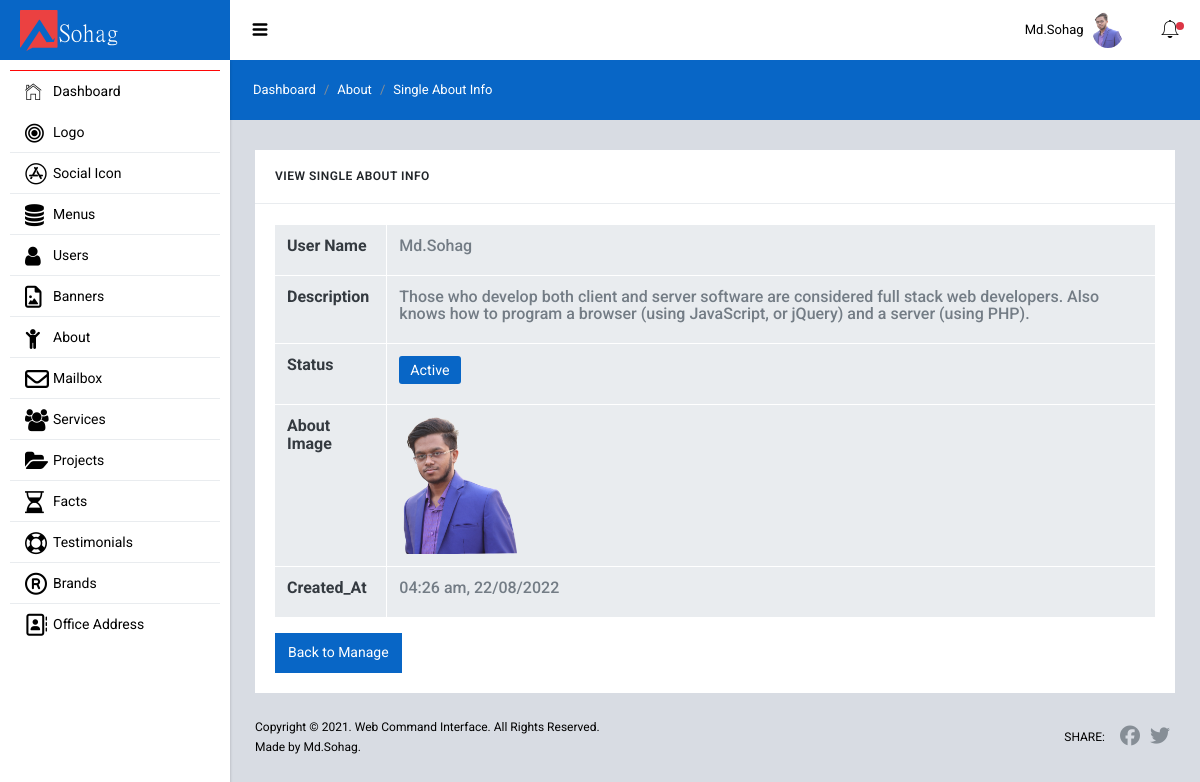
Page /admin/about/aboutme/about_view.php?about_id=15 (signed in) on the committed database.
### tables this page shows
CREATE TABLE `users` (
  `id` int(11) NOT NULL,
  `name` varchar(150) NOT NULL,
  `email` varchar(150) NOT NULL,
  `password` varchar(255) NOT NULL,
  `user_role` int(11) NOT NULL DEFAULT 4,
  `status` int(11) NOT NULL DEFAULT 0,
  `profile_image` varchar(255) DEFAULT NULL,
  `created_at` varchar(200) NOT NULL
);

CREATE TABLE `abouts` (
  `id` int(11) NOT NULL,
  `about_desc` text NOT NULL,
  `about_status` int(11) NOT NULL DEFAULT 0,
  `user_id` int(11) NOT NULL,
  `about_img` text NOT NULL,
  `created_at` varchar(255) NOT NULL
);

### admin/about/aboutme/about_view.php (the view)
<?php
    require "../../backend_includes/header.php";
    $about_id                = $_GET['about_id'];
    $view_single_about       = "SELECT * FROM abouts WHERE id=$about_id";
    $view_single_about_query = mysqli_query($db, $view_single_about);
    $single_about_value      = mysqli_fetch_assoc($view_single_about_query);
    $check_about_data        = mysqli_num_rows($view_single_about_query);
    $date_convert       = strtotime($single_about_value['created_at']);
    $date               = date("h:i a, d/m/Y",$date_convert);
?>
    <div class="sl-mainpanel">
      <nav class="breadcrumb sl-breadcrumb">
        <a class="breadcrumb-item" href="/sohag/admin/dashboard.php">Dashboard</a>
        <a class="breadcrumb-item" href="/sohag/admin/about/education/index.php">About</a>
        <span class="breadcrumb-item active">Single About Info</span>
      </nav>
      <div class="sl-pagebody">
        <?php if ($check_about_data == 0) : ?>
            <?php header("Location: ../education/index.php"); ?>
        <?php else : ?>
            <?php
                $id              = $single_about_value['user_id'];
                $user_name       = "SELECT * FROM users WHERE id=$id";
                $user_name_query = mysqli_query($db, $user_name);
                $user_value      = mysqli_fetch_assoc($user_name_query);
            ?>
            <div class="row row-sm mg-t-5">
                <div class="col-lg-12 mg-t-20 mg-lg-t-0">
                    <div class="card">
                        <div class="card-header pd-20 bg-transparent bd-b bd-gray-200">
                            <h6 class="card-title tx-uppercase tx-12 mg-b-0">View Single About Info</h6>
                        </div>
                        <div class="card-body bd-color-gray-lighter rounded-bottom">
                            <div class="dashbord-content">
                                <div class="table-responsive">
                                    <table class="table table-hover table-bordered mg-b-0">
                                        <tbody>
                                            <tr>
                                                <th scope="col"> <h6 class="text-black"> <strong>User Name</strong></h6></th>
                                                <td> <h6 class="text-black"><?= $user_value['name']; ?></h6></td>
                                            </tr>
                                            <tr>
                                                <th scope="col"> <h6 class="text-black"> <strong>Description</strong></h6></th>
                                                <td> <h6 class="text-black"><?= $single_about_value['about_desc']; ?></h6></td>
                                            </tr>
                                            <tr>
                                                <th scope="col"> <h6 class="text-black"> <strong> Status</strong></h6></th>
                                                <td> <h6 class="text-black">
                                                    <?php if($single_about_value['about_status'] == 1) : ?>
                                                        <span class="badge bg-primary">Active</span>
                                                    <?php else : ?>
                                                        <span class="badge bg-secondary">In-Active</span>
                                                    <?php endif; ?>
                                                </h6></td>
                                            </tr>
                                            <tr>
                                                <th scope="col"> <h6 class="text-black"> <strong> About Image </strong></h6></th>
                                                <td>
                                                    <?php if (!empty($single_about_value['about_img'])) : ?>
                                                        <img src="../../uploads/abouts/<?= $single_about_value['about_img']; ?>" width="120" alt="image">
                                                    <?php else : ?>
                                                        <h6 class="text-black">No Image</h6>
                                                    <?php endif; ?>
                                                </td>
                                            </tr>
                                            <tr>
                                                <th scope="col"> <h6 class="text-black"> <strong>Created_At</strong></h6></th>
                                                <td> <h6 class="text-black"><?= $date; ?></h6></td>
                                            </tr>
                                        </tbody>
                                    </table>
                                    <a href="/sohag/admin/about/education/index.php" class="btn btn-primary mt-3">Back to Manage </a>
                                </div>
                            </div>
                        </div>
                    </div>
                </div>
            </div>
        <?php endif; ?>
      </div>
      <footer class="sl-footer">
        <div class="footer-left">
          <div class="mg-b-2">Copyright &copy; 2021. Web Command Interface. All Rights Reserved.</div>
          <div>Made by Md.Sohag.</div>
        </div>
        <div class="footer-right d-flex align-items-center">
          <span class="tx-uppercase mg-r-10">Share:</span>
          <a target="_blank" class="pd-x-5" href="https://www.facebook.com/"><i class="fa fa-facebook tx-20"></i></a>
          <a target="_blank" class="pd-x-5" href="https://twitter.com/"><i class="fa fa-twitter tx-20"></i></a>
        </div>
      </footer>
    </div>
<?php require "../../backend_includes/footer.php"; ?>

### admin/backend_includes/header.php (shortened to what this page needs)
<?php
  require "db.php";
  $login_user_id    = isset($_COOKIE['login_user']) ? $_COOKIE['login_user'] : $_SESSION['login_user_id'];
  $login_user_data  = "SELECT * FROM users WHERE id=$login_user_id";
  $login_user_query = mysqli_query($db,$login_user_data);
  $login_user_info  = mysqli_fetch_assoc($login_user_query);
?>
<!DOCTYPE html>
<html lang="en">
  <head>
    <link href="/sohag/admin/backend_assets/lib/font-awesome/css/font-awesome.css" rel="stylesheet">
    <link href="/sohag/admin/backend_assets/lib/Ionicons/css/ionicons.css" rel="stylesheet">
    <link href="/sohag/admin/backend_assets/lib/perfect-scrollbar/css/perfect-scrollbar.css" rel="stylesheet">
    <link href="/sohag/admin/backend_assets/lib/rickshaw/rickshaw.min.css" rel="stylesheet">
    <link href="/sohag/admin/backend_assets/lib/medium-editor/medium-editor.css" rel="stylesheet">
    <link href="/sohag/admin/backend_assets/lib/medium-editor/default.css" rel="stylesheet">
    <link href="/sohag/admin/backend_assets/lib/summernote/summernote-bs4.css" rel="stylesheet">
    <link rel="stylesheet" href="/sohag/admin/backend_assets/css/starlight.css">
    <link rel="stylesheet" href="/sohag/admin/backend_assets/css/custom.css">
  </head>
  <body>
    <div class="sl-logo"><a href=""> <img width="100" src="../admin/uploads/logo/17.png" alt="Logo"></a></div>
    <div class="sl-sideleft">
      <div class="sl-sideleft-menu">
        <a href="/sohag/admin/dashboard.php" class="sl-menu-link active">
          <div class="sl-menu-item">
            <i class="menu-item-icon icon ion-ios-home-outline tx-22"></i>
            <span class="menu-item-label">Dashboard</span>
          </div>
        </a>
        <a href="#" class="sl-menu-link">
          <div class="sl-menu-item">
            <i class="menu-item-icon fa fa-bullseye tx-22"></i>
            <span class="menu-item-label">Logo</span>
            <i class="menu-item-arrow fa fa-angle-down"></i>
          </div>
        </a>
        <a href="#" class="sl-menu-link">
          <div class="sl-menu-item">
            <i class="menu-item-icon fa fa-app-store tx-22"></i>
            <span class="menu-item-label">Social Icon</span>
            <i class="menu-item-arrow fa fa-angle-down"></i>
          </div>
        </a>
        <a href="#" class="sl-menu-link">
          <div class="sl-menu-item">
            <i class="menu-item-icon fa fa-database tx-22"></i>
            <span class="menu-item-label">Menus</span>
            <i class="menu-item-arrow fa fa-angle-down"></i>
          </div>
        </a>
        <a href="#" class="sl-menu-link">
          <div class="sl-menu-item">
            <i class="menu-item-icon 	fa fa-user tx-22"></i>
            <span class="menu-item-label">Users</span>
            <i class="menu-item-arrow fa fa-angle-down"></i>
          </div>
        </a>
        <a href="#" class="sl-menu-link">
          <div class="sl-menu-item">
            <i class="menu-item-icon fa fa-file-picture-o tx-22"></i>
            <span class="menu-item-label">Banners</span>
            <i class="menu-item-arrow fa fa-angle-down"></i>
          </div>
        </a>
        <a href="#" class="sl-menu-link">
          <div class="sl-menu-item">
            <i class="menu-item-icon fa fa-child tx-22"></i>
            <span class="menu-item-label">About</span>
            <i class="menu-item-arrow fa fa-angle-down"></i>
          </div>
        </a>
        <?php if ($login_user_info['user_role'] <= 2) : ?>
          <a href="/sohag/admin/messages/index.php" class="sl-menu-link">
            <div class="sl-menu-item">
              <i class="menu-item-icon fa fa-envelope-o  tx-24"></i>
              <span class="menu-item-label">Mailbox</span>
            </div>
          </a>
        <?php endif; ?>
        <a href="#" class="sl-menu-link">
          <div class="sl-menu-item">
            <i class="menu-item-icon fa fa-group tx-22"></i>
            <span class="menu-item-label">Services</span>
            <i class="menu-item-arrow fa fa-angle-down"></i>
          </div>
        </a>
        <a href="#" class="sl-menu-link">
          <div class="sl-menu-item">
            <i class="menu-item-icon fa fa-folder-open tx-22"></i>
            <span class="menu-item-label">Projects</span>
            <i class="menu-item-arrow fa fa-angle-down"></i>
          </div>
        </a>
        <a href="#" class="sl-menu-link">
          <div class="sl-menu-item">
            <i class="menu-item-icon fa fa-hourglass-half tx-22"></i>
            <span class="menu-item-label">Facts</span>
            <i class="menu-item-arrow fa fa-angle-down"></i>
          </div>
        </a>
        <a href="#" class="sl-menu-link">
          <div class="sl-menu-item">
            <i class="menu-item-icon fa fa-life-bouy tx-22"></i>
            <span class="menu-item-label">Testimonials</span>
            <i class="menu-item-arrow fa fa-angle-down"></i>
          </div>
        </a>
        <a href="#" class="sl-menu-link">
          <div class="sl-menu-item">
            <i class="menu-item-icon fa fa-registered tx-22"></i>
            <span class="menu-item-label">Brands</span>
            <i class="menu-item-arrow fa fa-angle-down"></i>
          </div>
        </a>
        <a href="#" class="sl-menu-link">
          <div class="sl-menu-item">
            <i class="menu-item-icon fa fa-address-book-o tx-22"></i>
            <span class="menu-item-label">Office Address</span>
            <i class="menu-item-arrow fa fa-angle-down"></i>
          </div>
        </a>
      </div>
      <br>
    </div>
    <div class="sl-header">
      <div class="sl-header-left">
        <div class="navicon-left hidden-md-down"><a id="btnLeftMenu" href=""><i class="icon ion-navicon-round"></i></a></div>
      </div>
      <div class="sl-header-right">
        <nav class="nav">
          <div class="dropdown">
            <a href="" class="nav-link nav-link-profile" data-toggle="dropdown">
              <span class="logged-name"><span class="hidden-md-down"><?= $login_user_info['name']; ?></span></span>
              <?php if (!empty($login_user_info['profile_image'])) { ?>
                <img src="/sohag/admin/uploads/users/<?= $login_user_info['profile_image']; ?>" class="wd-32 rounded-circle" alt="">
              <?php } ?>
            </a>
          </div>
        </nav>
        <?php if ($login_user_info['user_role'] <= 2) : ?>
          <div class="navicon-right">
            <a id="btnRightMenu" href="" class="pos-relative">
              <i class="icon ion-ios-bell-outline"></i>
              <span class="square-8 bg-danger"></span>
            </a>
          </div>
        <?php endif; ?>
      </div>
    </div>

### rows in the picture
users: name "Md.Sohag", profile_image (picture)
abouts: about_desc "Those who develop both client and server software are considered full stack web developers. Also knows how to program a browser (using JavaScript, or jQuery) and a server (using PHP).", about_img (picture), created_at "04:26 am, 22/08/2022"
